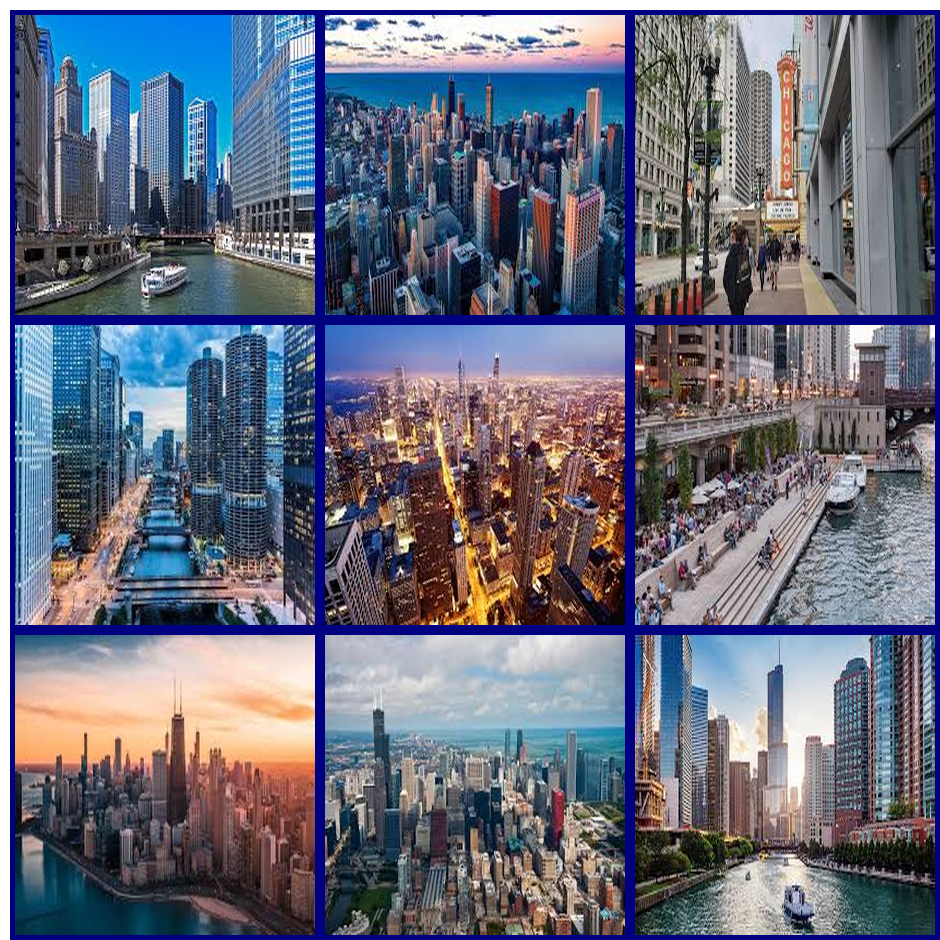
#> input picture pillow_image/output_collage.png, 940 x 940 px
$ python pillow.py
#> lines starting #> are read from the running program, lines starting #| are printed output that depends on the picture
import os
from PIL import Image, ImageOps
import pillow_heif

# Register HEIF opener
pillow_heif.register_heif_opener()
#> (this line was passed over: pillow_heif is not available in this run)

def convert_heic_to_jpg(heic_path, jpg_path):
    try:
        heif_file = pillow_heif.open(heic_path)
        image = Image.frombytes(heif_file.mode, heif_file.size, heif_file.data, "raw", heif_file.mode, heif_file.stride)
        image.save(jpg_path, "JPEG")
        return jpg_path
    except Exception as e:
        print(f"Error converting {heic_path} to JPG: {e}")
        return None

def create_collage(folder_path, output_path, base_image_size=(300, 300), scale_factor=1.0, frame_width=10, border_size=5):
#> called with folder_path = 'pillow_image', output_path = 'output_collage.png', base_image_size = (300, 300), scale_factor = 1, frame_width = 10, border_size = 5
    supported_formats = {'.jpg', '.jpeg', '.png', '.heic'}
    image_paths = set()

    # Collect image paths and convert HEIC images
    for root, _, files in os.walk(folder_path):
        for file in files:
            file_ext = os.path.splitext(file)[1].lower()
            if file_ext in supported_formats:
                file_path = os.path.join(root, file)
                if file_ext == '.heic':
                    jpg_path = os.path.splitext(file_path)[0] + '.jpg'
                    converted_path = convert_heic_to_jpg(file_path, jpg_path)
                    if converted_path:
                        image_paths.add(converted_path)
                else:
                    image_paths.add(file_path)

    image_paths = sorted(image_paths)
    num_images = len(image_paths)

    if num_images == 0:
        print("No images found in the specified folder.")
        return

    # Determine layout
    if num_images <= 4:
        cols, rows = 2, 2
    elif num_images <= 6:
        cols, rows = 3, 2
    else:
        cols, rows = 3, 3

    scaled_size = (int(base_image_size[0] * scale_factor), int(base_image_size[1] * scale_factor))
    collage_width = cols * scaled_size[0] + (cols + 1) * frame_width
    collage_height = rows * scaled_size[1] + (rows + 1) * frame_width

    collage_image = Image.new('RGBA', (collage_width, collage_height), (255, 255, 255, 0))

    for idx, image_path in enumerate(image_paths):
        if idx >= cols * rows:
            break
        image = Image.open(image_path)
#> image is the input picture: PIL image 940x940 RGBA; mean R, G, B, A 104.8, 108.6, 125.1, 249.6
        image = image.resize(scaled_size, Image.LANCZOS)
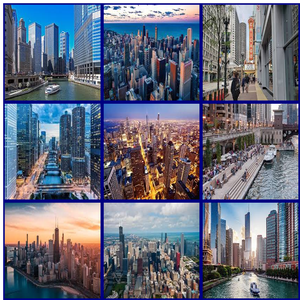
#> image: PIL image 300x300 RGBA; mean R, G, B, A 99.6, 103.4, 121.6, 249.6; transparent parts drawn white
        image = ImageOps.expand(image, border_size, (0, 0, 128, 255))
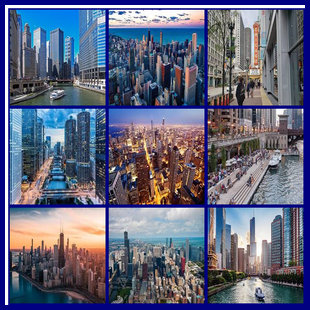
#> image: PIL image 310x310 RGBA; mean R, G, B, A 93.2, 96.8, 122, 249.9; transparent parts drawn white
        image = image.convert("RGBA")

        col = idx % cols
        row = idx // cols
        x_offset = col * scaled_size[0] + (col + 1) * frame_width
        y_offset = row * scaled_size[1] + (row + 1) * frame_width

        collage_image.paste(image, (x_offset, y_offset), image)
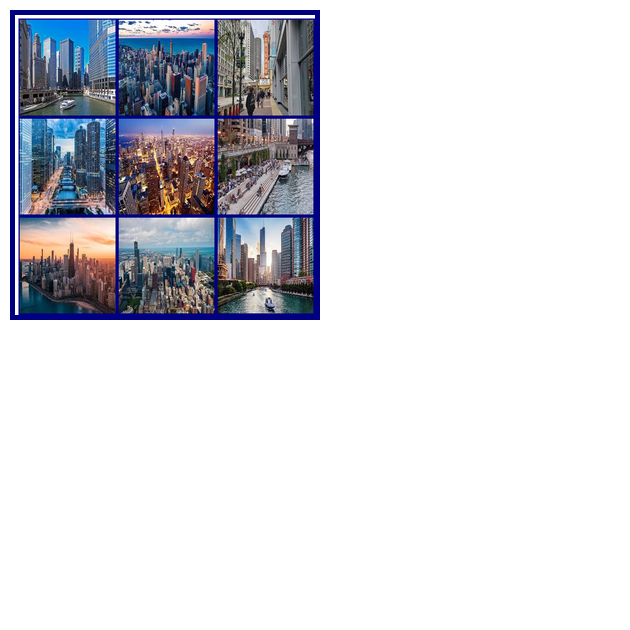
#> collage_image: PIL image 630x630 RGBA; mean R, G, B, A 217.1, 217.9, 223.6, 60.4; transparent parts drawn white

    collage_image.save(output_path, "PNG")
    collage_image.show()
    path_folder = os.getcwd()

# Test the application
if __name__ == "__main__":
    create_collage(  os.getcwd(), 'output_collage.png', base_image_size=(300, 300), scale_factor=1.0, frame_width=10, border_size=5)
